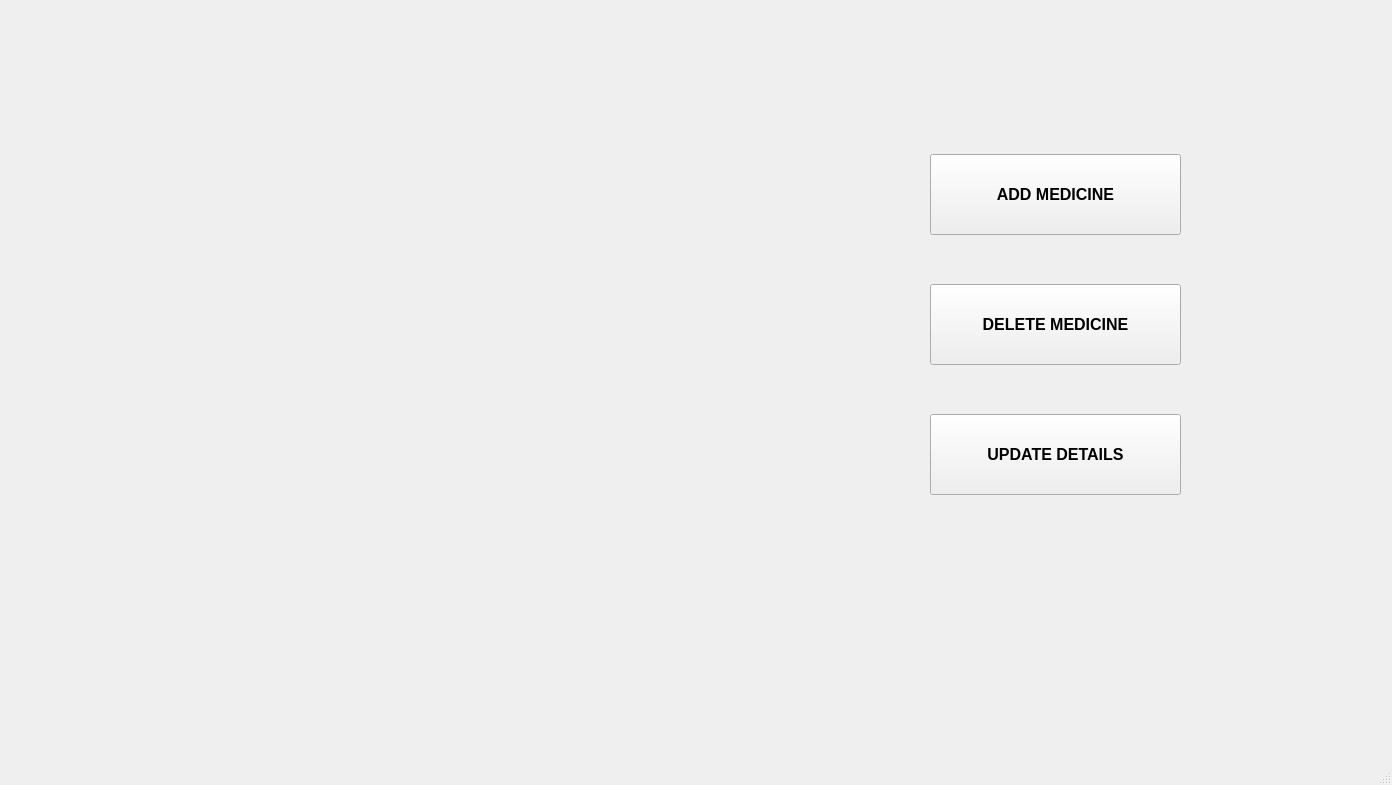
<?xml version="1.0" encoding="UTF-8"?>
<ui version="4.0">
 <class>nobj</class>
 <widget class="QMainWindow" name="nobj">
  <property name="geometry">
   <rect>
    <x>0</x>
    <y>0</y>
    <width>1392</width>
    <height>785</height>
   </rect>
  </property>
  <property name="windowTitle">
   <string>MainWindow</string>
  </property>
  <property name="styleSheet">
   <string notr="true">border-image:url(:/newPrefix/q10.jpg)</string>
  </property>
  <widget class="QWidget" name="centralwidget">
   <widget class="QPushButton" name="btn_addmedi">
    <property name="geometry">
     <rect>
      <x>930</x>
      <y>154</y>
      <width>251</width>
      <height>81</height>
     </rect>
    </property>
    <property name="font">
     <font>
      <pointsize>12</pointsize>
      <weight>75</weight>
      <bold>true</bold>
     </font>
    </property>
    <property name="styleSheet">
     <string notr="true">border-image:url(:/newPrefix/PicsArt_1539249712352.jpg)</string>
    </property>
    <property name="text">
     <string>ADD MEDICINE</string>
    </property>
   </widget>
   <widget class="QPushButton" name="btn_delmedi">
    <property name="geometry">
     <rect>
      <x>930</x>
      <y>284</y>
      <width>251</width>
      <height>81</height>
     </rect>
    </property>
    <property name="font">
     <font>
      <pointsize>12</pointsize>
      <weight>75</weight>
      <bold>true</bold>
     </font>
    </property>
    <property name="styleSheet">
     <string notr="true">border-image:url(:/newPrefix/PicsArt_1539249712352.jpg)</string>
    </property>
    <property name="text">
     <string>DELETE MEDICINE</string>
    </property>
   </widget>
   <widget class="QPushButton" name="btn_updatemedi">
    <property name="geometry">
     <rect>
      <x>930</x>
      <y>414</y>
      <width>251</width>
      <height>81</height>
     </rect>
    </property>
    <property name="font">
     <font>
      <pointsize>12</pointsize>
      <weight>75</weight>
      <bold>true</bold>
     </font>
    </property>
    <property name="styleSheet">
     <string notr="true">border-image:url(:/newPrefix/PicsArt_1539249712352.jpg)</string>
    </property>
    <property name="text">
     <string>UPDATE DETAILS</string>
    </property>
   </widget>
  </widget>
  <widget class="QMenuBar" name="menubar">
   <property name="geometry">
    <rect>
     <x>0</x>
     <y>0</y>
     <width>1392</width>
     <height>21</height>
    </rect>
   </property>
  </widget>
  <widget class="QStatusBar" name="statusbar"/>
 </widget>
 <resources>
  <include location="m5.qrc"/>
 </resources>
 <connections/>
</ui>
